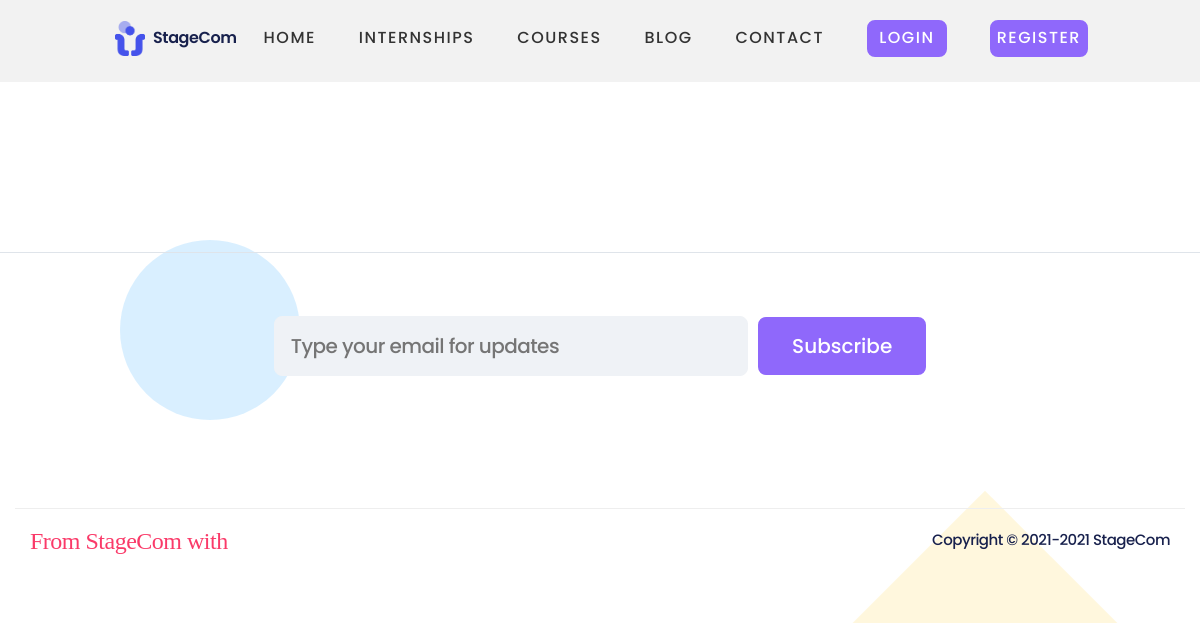
The page /blog/ on the database as committed earlier.
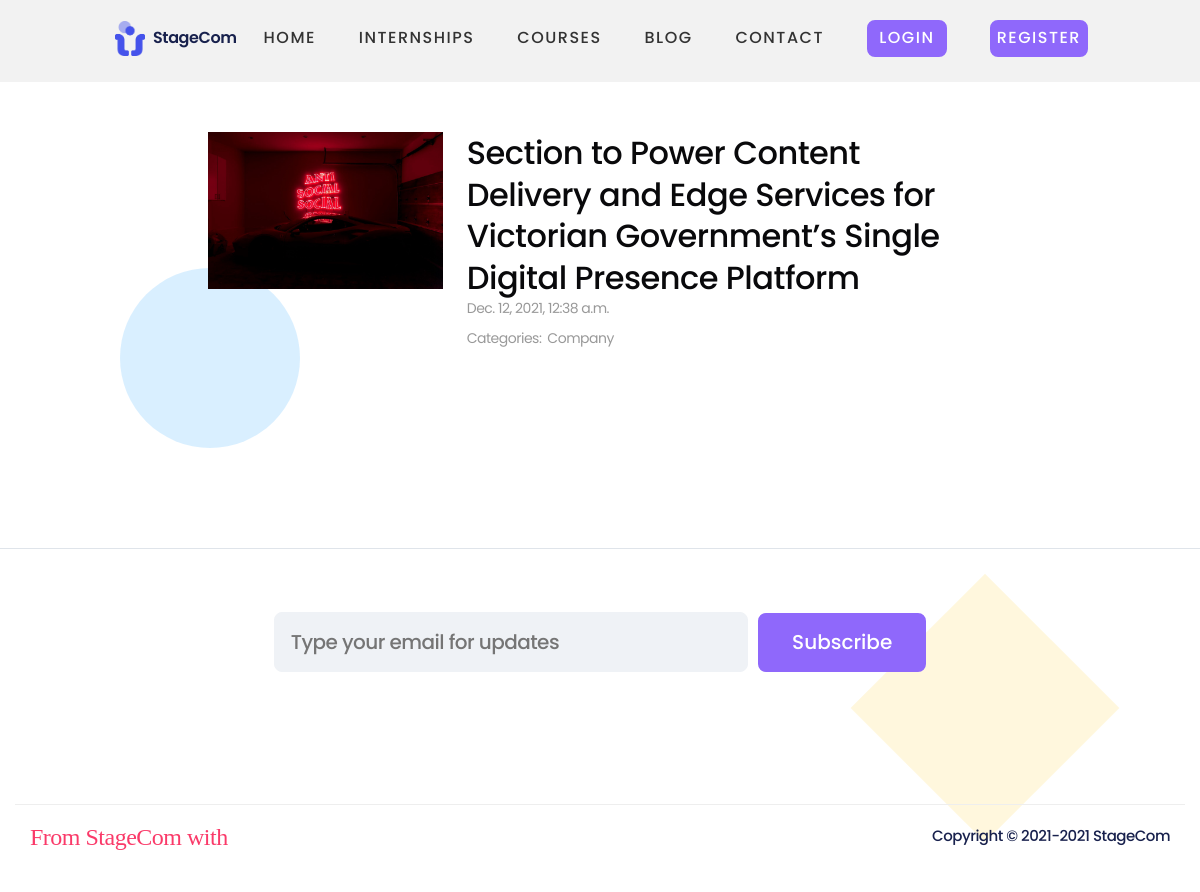
The same page on the database as committed later.
### stagecomfacade/models.py (models this page shows, shortened)
class Blog(models.Model):
    title=models.CharField(max_length=255)
    image=models.ImageField(upload_to="blog_images",blank=True)
    category=models.CharField(max_length=60)
    date_added=models.DateTimeField(auto_now_add=True, blank=True)
    description1=models.TextField()
    description2=models.TextField()
    description3=models.TextField()
    description4=models.TextField()
    description5=models.TextField()
    description6=models.TextField()
    quote=models.TextField()
    authorQuote=models.CharField(max_length=60)

### stagecomfacade/views.py (the view)
# urls.py: 2. Add a URL to urlpatterns:  path('blog/', include('blog.urls'))
def blog(request):
    context={
        "blogs":Blog.objects.all()
    }
    return render(request, "pages/blog.html",context)

### stagecomfacade/templates/pages/blog.html (shortened to what this page needs)
{% extends "pages/base.html" %}
{% load static %}
{% block css  %}
<link rel="stylesheet" href="{% static 'css/blog.css' %}">
{% endblock css %}
{% block content %}
<section class="blog-listing-posts" style="padding-top:10px">
    <div class="section-container blog-listing-posts-container">
      <div class="blog-listing-posts-content">
        <ul class="list-unstyled xs-mb-80">
           {% for blog in blogs %}
            <li class="blog-listing-posts-item mix edge ">
              <a class="decoration-none xs-pb-40 xs-pt-40 prl-25 flex flex-wrap" href="{% url 'blogDet' blog.id %}">
                <div class="blog-listing-posts-item-image">
                    <img src="{% static blog.image.url %}" alt="">
                </div>
                <div class="blog-listing-posts-item-content">
                  <h3 class="title-3 text-link xs-mb-10">{{blog.title}}</h3>
                  <p class="text-blockquote xs-mb-20">{{blog.date_added}}</p>
                  <ul class="list-flex xs-mt-20 xs-mb-20">
                    <li class="text-blockquote" style="margin-right: 6px;">Categories:</li>
                      <li class="xs-mr-20 text-blockquote">{{blog.category}}</li>
                  </ul>
                </div>
              </a>
            </li>
          {% endfor %}
        </ul>
      </div>
    </div>
  </section>
{% endblock content %}

### stagecomfacade/templates/pages/base.html (shortened to what this page needs)
{% load static %}
<html lang="en">
<head>
    <link rel="stylesheet" href="{% static './css/bootstrap.min.css' %}">
    <link href="https://cdn.lineicons.com/3.0/lineicons.css" rel="stylesheet">
    <link rel="stylesheet" href="https://use.fontawesome.com/releases/v5.10.2/css/all.css">
    <link rel="stylesheet" href="{% static '/css/mobile.css' %}">
    <link rel="stylesheet" href="{% static './css/base.css' %}">
    {% block css %}
    {% endblock css %}
</head>
<body>
    <header id="header">
        <div class="containernav">
            <div class="header-horizontal">
            <div>
                <a href="/">
                    <img src="{% static './images/ha logo ta3kom/icon blue.png' %}" class="logo" alt="">
                </a>
                <div class="logo-name">
                    StageCom
                </div>
            </div>
            <nav class="site-nav">
                <ul class="nav-links">
                    <li class="upward"><a href="{% url 'home' %}">Home</a></li>
                    <li class="upward"><a href="{% url 'internships' %}">Internships</a></li>
                    <li class="upward"><a href="{% url 'courses' %}">Courses</a></li>
                    <li class="upward"><a href="{% url 'blog' %}">Blog</a></li>
                    <li class="upward"><a href="{% url 'contact' %}">Contact</a></li>
                    {% if request.user.is_authenticated %}
                    <li class="authbtn" style=" min-width:80px"><a style="padding: 5px;width:100%;margin-left: 0;color: #fff;" href="{% url 'logout' %}" class="button">Logout</a></li>
                    {% else %}
                    <li class="authbtn" style=" min-width:80px"><a style="padding: 5px;width:100%;margin-left: 0;color: #fff;" href="{% url 'login' %}" class="button">Login</a></li>
                    <li class="authbtn" style="min-width:80px"><a style="padding: 5px;width:100%;margin-left: 0;color: #fff;" href="{% url 'register' %}" class="button">Register</a></li>
                    {% endif %}
                    </ul>
            </nav>
          </div>
        </div>
    </header>
   {% block content %}
   {% endblock content %}
    <footer>
        <div class="container">
            <div class="row footer-communication">
                <div class="col-md-10 col-lg-7 footer-subscribe footer-subscribe-padding">
                <form action="#"
                    method="get" data-drip-embedded-form="438765997" id="drip-ef-438765997"
                    class="form-inline">
                    <input type="email" id="drip-email" name="newsletter"
                    value="" class="form-input form-input-placeholder"
                    placeholder="Type your email for updates">
                    <button type="submit" class="button button-wide">Subscribe</button>
                </form>
                </div>
            </div>
            <div class="row footer-communication" style="padding-top: 40px;">
            </div>
            <div class="row footer-notes">
            <div class="col-12"><hr></div>
             <div class="col-sm-6">
                <span class="amsterdam">From StageCom with </span>
             </div>
            <div class="col-sm-6 footer-copyright">Copyright © 2021-2021 StageCom</div> </div>
        </div>
    </footer>
</body>
</html>

### stagecomfacade/static/css/mobile.css (style rules this page uses)
.containernav { width: 95%; max-width: 1000px; margin: 0 auto; }
header { position: relative; }
header::after { content: ''; clear: both; display: block; }
.logo { float: left; font-size: 1rem; margin: 0; text-transform: uppercase; font-weight: 700; }
.site-nav { position: absolute; top: 100%; right: 0%; background: #f2f2f2; clip-path: circle(0px at top right); transition: clip-path ease-in-out 700ms; width: 100%; height: 100vh; }
.site-nav li { border-bottom: 1.5px solid #ccc; letter-spacing: 1.5px; }
.site-nav li:last-child { border-bottom: none; }
.site-nav a { color: #EBEBD3; display: block; padding: 2em 4em 2em 1.5em; text-transform: uppercase; text-decoration: none; }
@media (min-width: 700px) { .site-nav { height: auto; position: relative; background: transparent; float: right; clip-path: initial; } }
@media (min-width: 700px) { .site-nav li { display: inline-block; border: none; } }
@media (min-width: 700px) { .site-nav a { padding: 0; } }

### stagecomfacade/static/css/blog.css (style rules this page uses)
.section-container { margin-left: auto; margin-right: auto; padding-left: 0; padding-right: 0; max-width: 82.5rem; width: 100%; }
.list-unstyled { margin-left: 0; padding-left: 0; list-style: none; }
.blog-listing-posts-item { margin: 0 ; }
.flex-wrap { flex-wrap: wrap; }
.flex { display: flex; }
.decoration-none { text-decoration: none; }
.xs-pt-40 { padding-top: 40px; }
.xs-pb-40 { padding-bottom: 40px; }
.blog-listing-posts-item-image { flex: 0 1 auto; max-width: 400px; margin-bottom: 1.25rem; }
.blog-listing-posts-item-image { margin-right: 3%; margin-bottom: 0; max-width: 30%; width: 30%; }
.blog-listing-posts-item-content { flex: 0 1 auto; max-width: 67%; }
.blog-listing-posts-item-image img { max-width: 100%; height: auto; object-fit: cover; }
.title-3, .sajari-results-list ol li h3, .section-rich-text h3 { font-size: 32px; font-weight: 500; line-height: 1.3; }
.text-link, .sajari-results-list ol li h3 { color: #09090b; }
.text-blockquote { color: #999; }
.list-flex { display: flex; list-style: none; }
.prl-25 { padding-right: 2.5%; padding-left: 2.5%; }

Rows that differ between the two databases and show on the page:
added Blog: image (picture), title "Section to Power Content Delivery and Edge Services for Victorian Government’s Single Digital Presence Platform", date_added "Dec. 12, 2021, 12:38 a.m.", category "Company"
